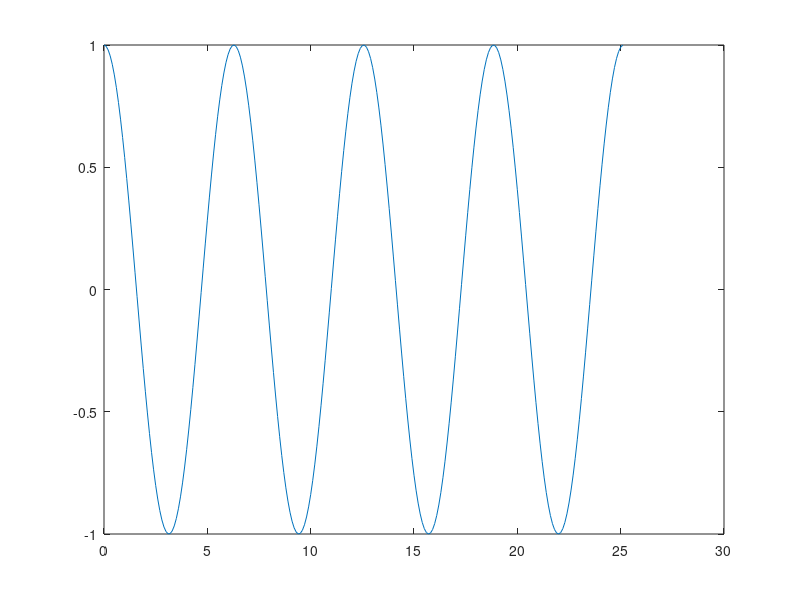
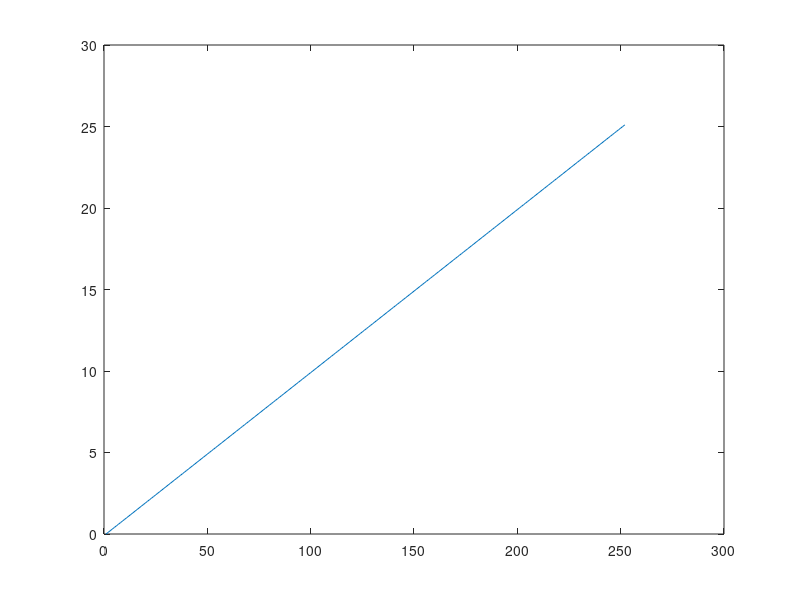
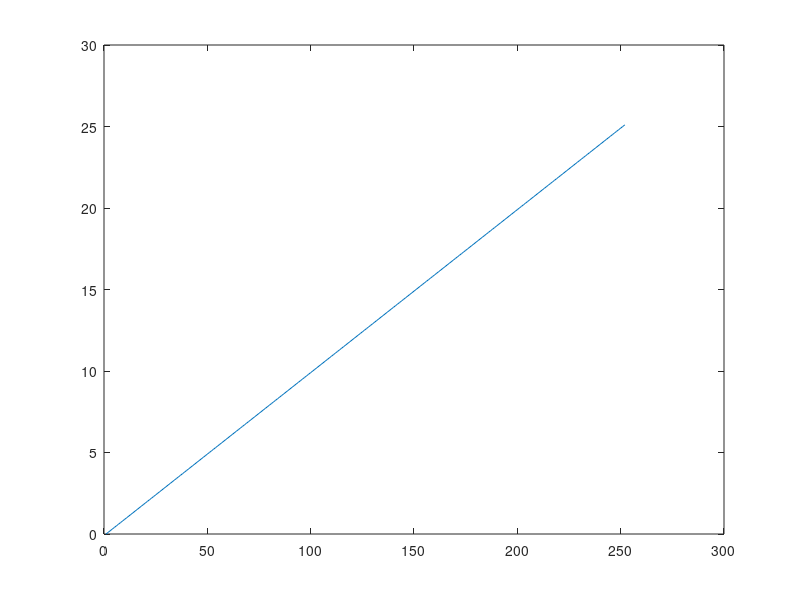
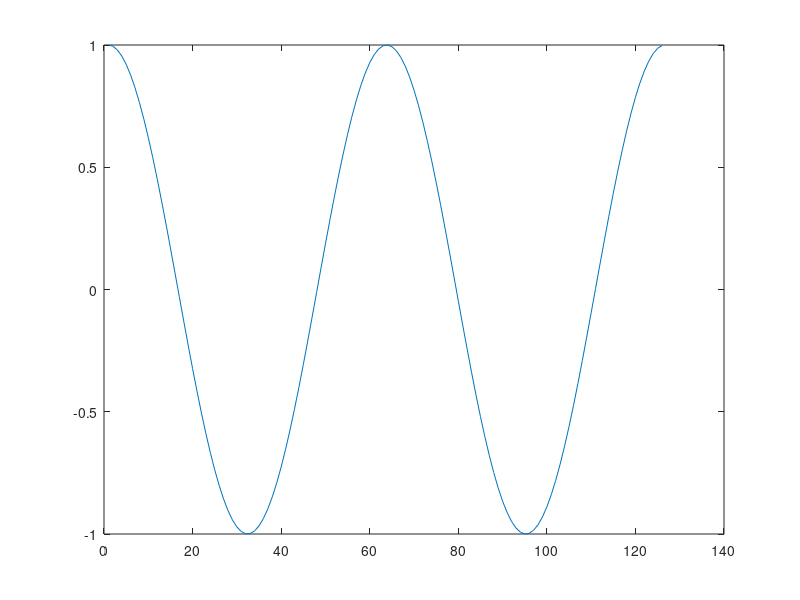

Write MATLAB code to recreate these figures, in order.
clc
A = [1 2 3; 4 5 6;7 8 9]
who
a = A(2,:) % 2nd row, all the columns
b = A(2,2:3) % 2nd row, last two columns
C = A+1;
who
whos
save Tutorial1
clear
load Tutorial1
t = 1:10
t2 = 1:0.5:10 % increment by 0.5
length(t2) % # elements of a vector
size(t2) % size of matrix
cos([0.1 0.01 0.5 0]) % eval cosine at each number in vector
x = 0:0.1:8*pi;
length(x)
y = cos(x);
plot(x,y)
figure
plot(x)
a = [1 2 3]
b = [4 5 6]
c = a.*b %element by element
c = a*b' % dot product
c = sum(a.*b)
a'*b % cross product
figure
plot(x)
y = x.^2;
figure
plot(y)
close all % closes all plots

%% Tutorial 1
% by Dominic Meads
close all

%% Basic MATLAB matrix operations
% This section shows basic matlab operations

A = [1 2 3; 4 5 6;7 8 9]

a = A(2,:)
b = A(:,3)
c = A(1,1:3)

%% Basic plotting
% intro to plot command

t = 0:0.1:4*pi;
y = cos(t);
plot(y)

%% Basic Functions

size(A)
size(b)
length(c)
who
whos

%% Basic Statistics Functions
% Introduction to statistics functions

ma = max(A)
mi = min(A)
u = mean(y)
m = median(y)

x = randn(1000,1);
figure('Color',[1 1 1])
plot(x)
figure('Color',[1 1 1])
hist(x)

mean(x)
std(x)